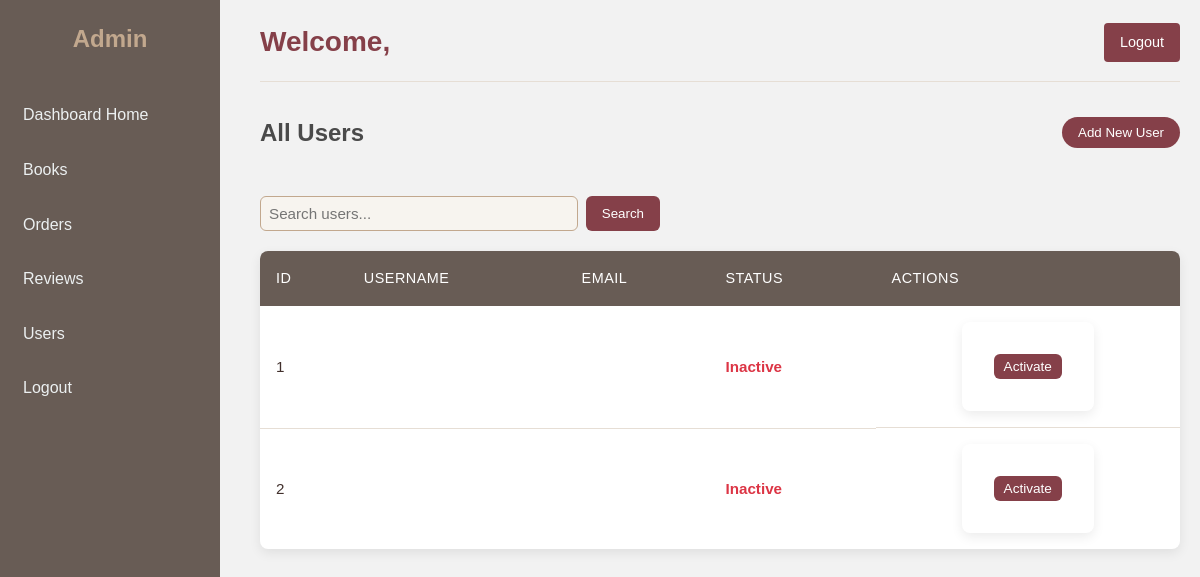
The app's page /dashboard/users/, older data.
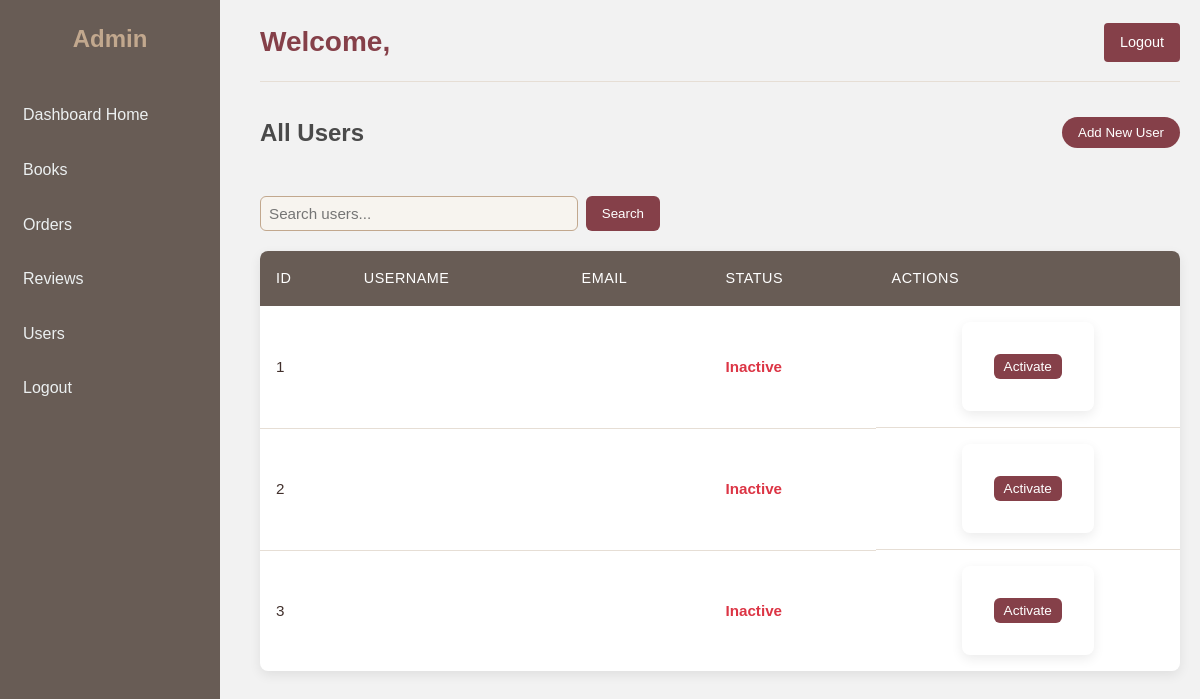
The same page, newer data.
### library_app/models.py (models this page shows, shortened)
class UserProfile(models.Model):
    user = models.OneToOneField(User, on_delete=models.CASCADE)
    reference_id = models.CharField(max_length=100, unique=True)
    phone_contact = models.CharField(max_length=15, unique=True)
    user_address = models.TextField()
    active = models.BooleanField(default=True)

### library_app/views.py (the view)
# urls.py: path('dashboard/users/', views.admin_users_view, name='admin_users'),
def admin_users_view(request):
    users = UserProfile.objects.all()
    return render(request, "library_app/admin_users.html", {"users": users})

### library_app/templates/library_app/admin_users.html (shortened to what this page needs)
{% extends "library_app/base_admin.html" %}
{% block content %}
<div style="display:flex; justify-content:space-between; align-items:center; margin-bottom:20px;">
    <h2 style="color:#4A4A4A;">All Users</h2>
    <a href="{% url 'admin_add_user' %}">
        <button style="background:#854049; color:white; padding:8px 16px; border:none; border-radius:20px;">
            Add New User
        </button>
    </a>
</div>
<form method="GET" action="{% url 'admin_users' %}" style="margin-bottom:20px;">
    <input type="text"
           name="q"
           placeholder="Search users..."
           value="{{ request.GET.q }}"
           style="padding:8px; width:300px; border-radius:6px;">
    <button type="submit"
            style="background:#854049; color:white; padding:8px 16px; border:none; border-radius:6px;">
        Search
    </button>
</form>
<table style="width:100%; border-collapse:collapse;">
    <thead>
        <tr style="background:#f4f4f4;">
            <th>ID</th>
            <th>Username</th>
            <th>Email</th>
            <th>Status</th>
            <th>Actions</th>
        </tr>
    </thead>
    <tbody>
    {% for user in users %}
        <tr>
            <td>{{ user.id }}</td>
            <td>{{ user.username }}</td>
            <td>{{ user.email }}</td>
            <td>
                {% if user.is_active %}
                    <span style="color:green;">Active</span>
                {% else %}
                    <span style="color:red;">Inactive</span>
                {% endif %}
            </td>
            <td style="display:flex; gap:10px;">
                {% if user.is_active %}
                    <form method="post" action="{% url 'deactivate_user' user.id %}">
                        {% csrf_token %}
                        <button style="background:#999; color:white; border:none; padding:5px 10px; border-radius:6px;">
                            Deactivate
                        </button>
                    </form>
                {% else %}
                    <form method="post" action="{% url 'activate_user' user.id %}">
                        <button style="background:#854049; color:white; border:none; padding:5px 10px; border-radius:6px;">
                            Activate
                        </button>
                    </form>
                {% endif %}
            </td>
        </tr>
    {% empty %}
        <tr>
            <td colspan="5" style="text-align:center; padding:20px;">
                No users found.
            </td>
        </tr>
    {% endfor %}
    </tbody>
</table>
{% endblock %}

Row changes from the older to the newer data that the page shows:
added UserProfile: id "3"
